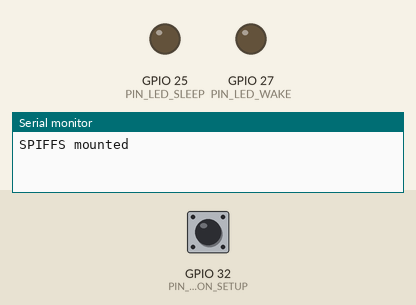
Recording of a program running on a simulated ESP32. On the bench: output pins drawn as LEDs (lit = HIGH), the last lines printed to the serial monitor. The test bench sets the inputs (shaded band); at power-on: GPIO 32 (PIN_BUTTON_SETUP) HIGH. WiFi joins after 1.5 s; servers stay silent unless stated; network time is answered at once with the bench clock; the local clock reads 2024-03-15 10:24:30 at power-on unless the program sets it; storage starts empty.

Above: at 0.1 s.
At 1.6 s:
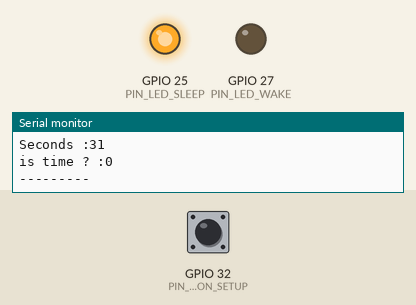
Timing chart, 0 to 3.1 s (numbered marks = the images above):
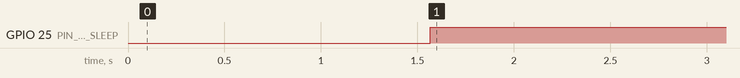

The program:

main.cpp
```cpp
#include <main.h>


bool setupMode        = false;
bool shouldSaveConfig = false;

AsyncWebServer server(80);
DynamicJsonDocument jsonPlanning(8176);
ntp ntpClient;

void notFound(AsyncWebServerRequest *request) {
    request->send(404, "text/plain", "Not found");
}

void saveConfigCallback()
{
  shouldSaveConfig = true;
}

void initTime()
{
    ntpClient.client->begin();
    ntpClient.client->setTimeOffset(3600);

    while(!ntpClient.client->update()) {
        ntpClient.client->forceUpdate();
    }
}

bool isItTimeForWakeUp()
{
  return((bool) jsonPlanning[ntpClient.client->getDay()][ntpClient.client->getHours()][ntpClient.client->getMinutes()<30?0:1]);
}

void loadPlanningFile()
{
  Serial.println("Opening file");
  File planningFile = SPIFFS.open("/planning.json", FILE_READ );

  Serial.println("Deserializing...");
  DeserializationError err = deserializeJson(jsonPlanning, planningFile);

  if (err) {
    Serial.print(F("deserializeJson() failed with code "));
    Serial.println(err.c_str());
  }
  planningFile.close();
}

bool enterSetupMode()
{
  pinMode(PIN_BUTTON_SETUP,INPUT_PULLUP);
  return !digitalRead(PIN_BUTTON_SETUP);
}


void setupWebServer()
{
  server.on("/", HTTP_GET, [](AsyncWebServerRequest *request){
      request->send(SPIFFS, "/sleeper.html", "text/html");
  });
  server.on("/planning.json", HTTP_GET, [](AsyncWebServerRequest *request){
      request->send(SPIFFS, "/planning.json", "application/json");
  });
  server.on("/sleeper.js", HTTP_GET, [](AsyncWebServerRequest *request){
      request->send(SPIFFS, "/sleeper.js", "application/javascript");
  });
  server.on("/sleeper.css", HTTP_GET, [](AsyncWebServerRequest *request){
      request->send(SPIFFS, "/sleeper.css", "text/css");
  });
  server.on("/updatePlanning", HTTP_POST, [](AsyncWebServerRequest *request){
    String message;
    Serial.println("Nb args: " + request->args());
    if (request->params()) {
        message = request->getParam(0)->value();

        File planningFile = SPIFFS.open("/planning.json", FILE_WRITE );
        if (planningFile.print(message)) {
          Serial.println("File was written");
        } else {
          Serial.println("File write failed");
        }
        planningFile.close();

    } else {
        message = "No message sent";
    }
    request->send(200, "text/plain", "");
  });

  server.onNotFound(notFound);

  server.begin();
}

void setup() {

  Serial.begin(921600);
  btStop(); // disable bluetooth

  //WiFi.mode(WIFI_STA);

  if (SPIFFS.begin()) {
    Serial.println(F("\nSPIFFS mounted"));
  } else {
    Serial.println(F("\nFailed to mount SPIFFS"));
  }

  WiFiManagerParameter custom_ntp_server("ntp_server", "ntp server", NTP_SERVER, 255);
  WiFiManager wifiManager;

  //wifiManager.resetSettings();
  wifiManager.setSaveConfigCallback(saveConfigCallback);
  wifiManager.addParameter(&custom_ntp_server);

  if(wifiManager.autoConnect(WIFI_CONFIG_SSID)) {
      Serial.println("Failed to connect");
      // ESP.restart();
  }

  StaticJsonDocument<200> jsonConfig;

  if (shouldSaveConfig) {
    File configFile = SPIFFS.open("/config.json", FILE_WRITE);
    Serial.println("saving config");
    jsonConfig["ntp_server"] = (char*) custom_ntp_server.getValue();
    serializeJson(jsonConfig, configFile);
    configFile.close();
  }

  File configFile = SPIFFS.open("/config.json", FILE_READ);
  if (!configFile) {
    Serial.println("failed to open config file for writing");
  }
  deserializeJson(jsonConfig, configFile);
  configFile.close();


  // Print local IP address and start web server
  Serial.print("IP address: ");
  Serial.println(WiFi.localIP());

  if (enterSetupMode()) {
    Serial.println("Entering SETUP MODE ...");
    setupMode = true;

    MDNS.begin("sleeper");
    MDNS.addService("http", "tcp", 80);
    setupWebServer();


  } else {
    Serial.println("Entering normal mode ...");

    pinMode(PIN_LED_WAKE, OUTPUT);
    pinMode(PIN_LED_SLEEP, OUTPUT);

    WiFiUDP ntpUDP;
    ntpClient.client = new NTPClient (ntpUDP, jsonConfig["ntp_server"], 3600);

    loadPlanningFile();
    initTime();

    WiFi.mode(WIFI_OFF);
  }

}

void loop() {
  if (setupMode) return;

  Serial.println((String)"Day :" + ntpClient.client->getDay());
  Serial.println((String)"Hours :" + ntpClient.client->getHours());
  Serial.println((String)"Minutes :" + ntpClient.client->getMinutes());
  Serial.println((String)"Seconds :" + ntpClient.client->getSeconds());
  Serial.println((String)"is time ? :" + isItTimeForWakeUp());
  Serial.println((String)"---------");


  if (isItTimeForWakeUp()) {
    digitalWrite(PIN_LED_WAKE, HIGH);
    digitalWrite(PIN_LED_SLEEP, LOW);
  } else {
    digitalWrite(PIN_LED_WAKE, LOW);
    digitalWrite(PIN_LED_SLEEP, HIGH);
  }

  delay(1000);

}
```

main.h
```cpp
#include <Arduino.h>
#include <WiFiManager.h>
#include <NTPClient.h>
#include <WiFiUdp.h>
#include <ESPAsyncWebServer.h>
#include <SPIFFS.h>
#include <ArduinoJson.h>
#include <ESPmDNS.h>


#define PIN_LED_SLEEP 25
#define PIN_LED_WAKE 27
#define PIN_BUTTON_SETUP 32

#define WIFI_CONFIG_SSID "SleeperConfig"
#define NTP_SERVER "time.google.com"


/////////////////////////////////////////:

struct ntp {
    NTPClient * client;
} ;
```

Measured:
- by itself, GPIO 25 (PIN_LED_SLEEP): LOW → HIGH at 1.6 s
